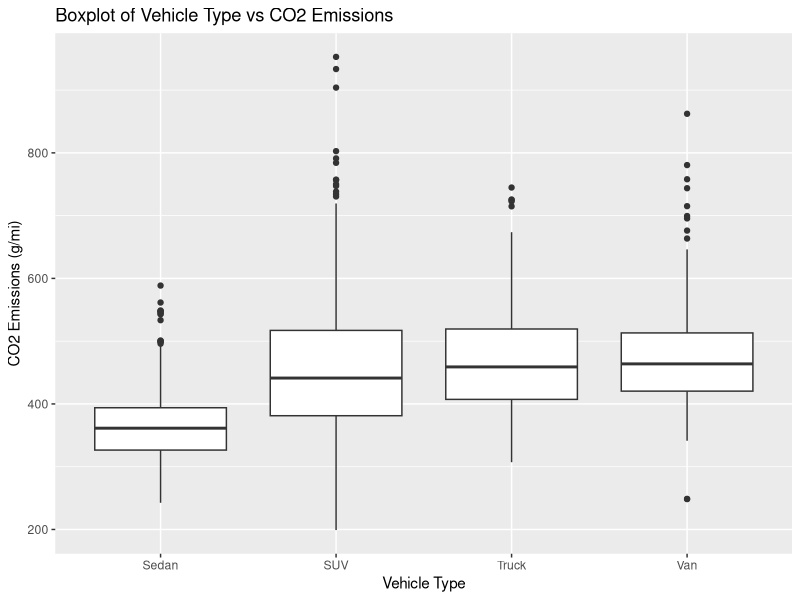
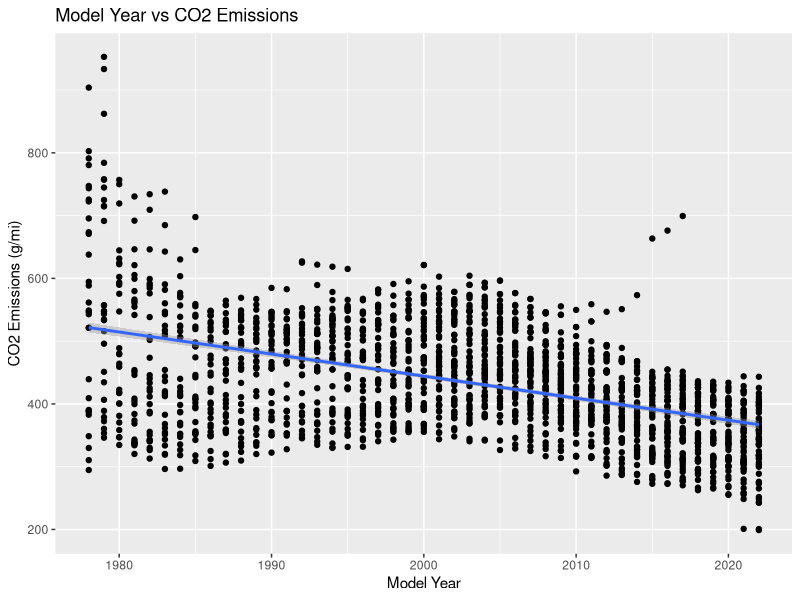
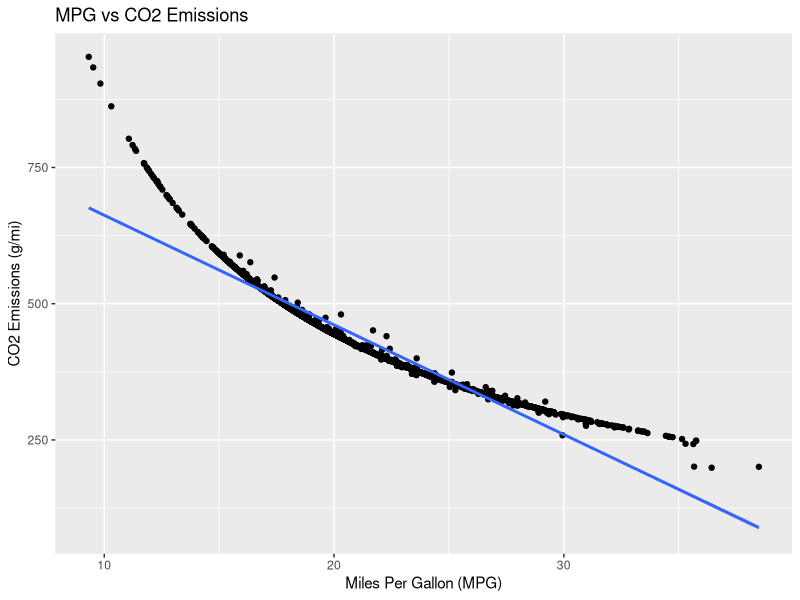
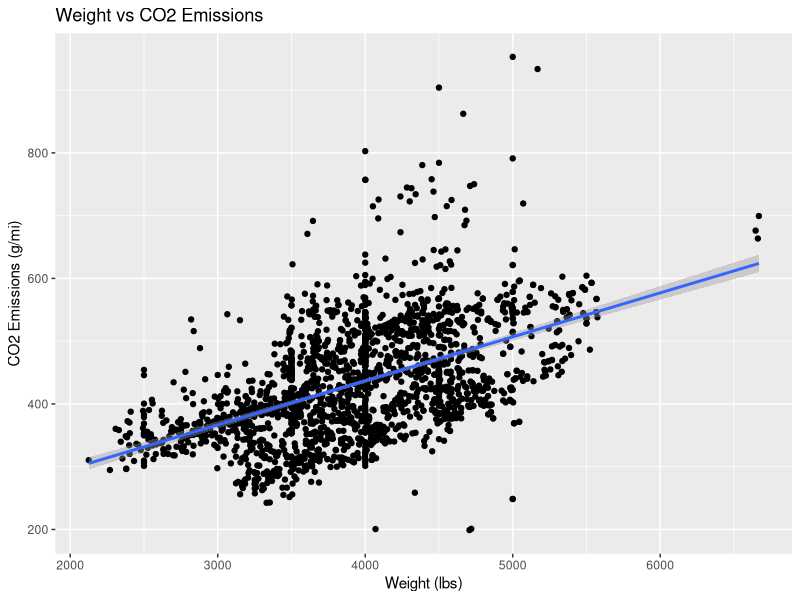
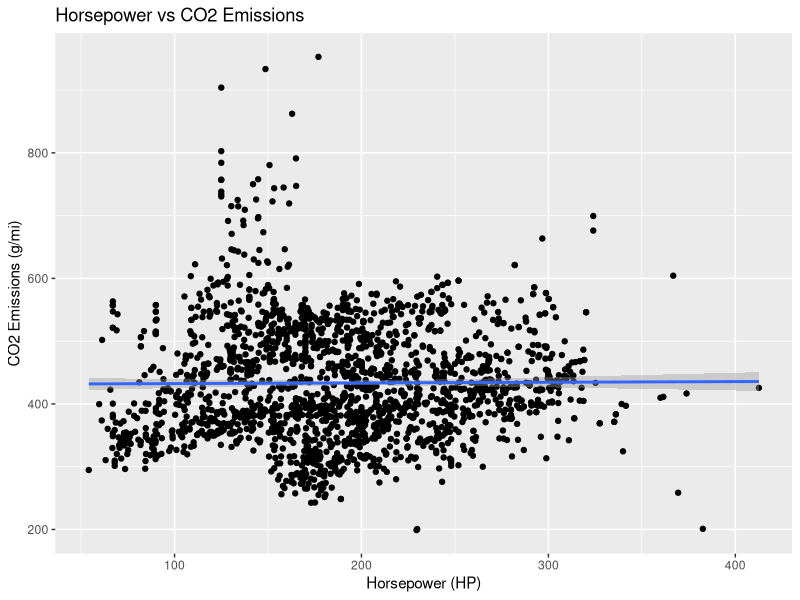
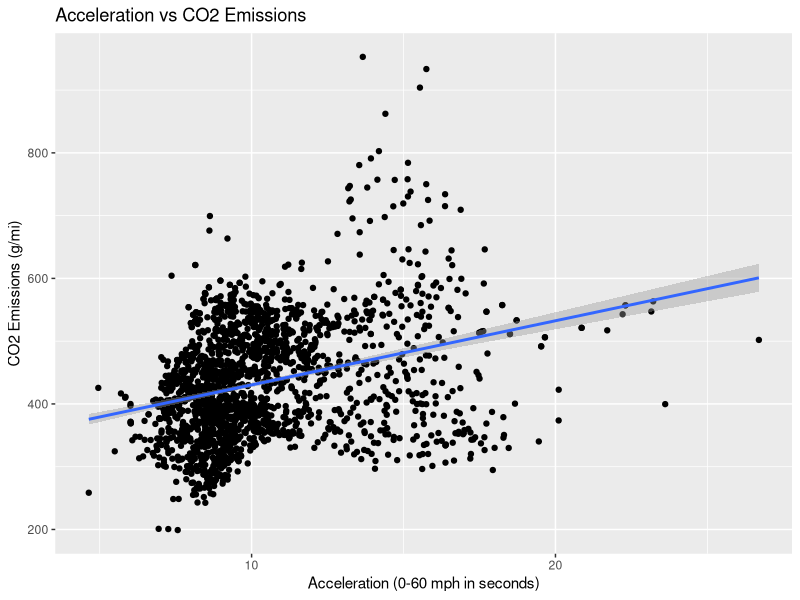
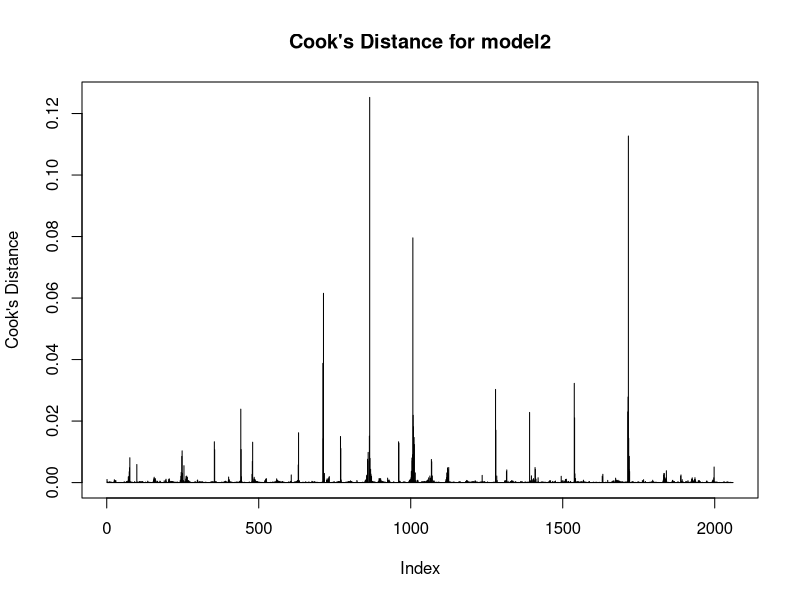

Write R code to recreate these figures, in order.
## ---- chunk 1
knitr::opts_chunk$set(echo = TRUE)
## ---- chunk 2
# load in libraries for the rest of assignment
library(ggplot2)
library(car)
library(dplyr)

# reading the dataset
data <- read.csv("vehicle_CO2_emis.csv")
head(data,3)
## ---- chunk 3
# Calculate each of the corr. coefficients
new_correlation = "test"
#define the scope of new cor
correlations <- cor(data[,c("Model.Year", "MPG", "Weight", "Horsepower", "Acceleration", "CO2")])
#check for CO2
cor_CO2 <- correlations[,"CO2"]
cor_co2_test = 0
#define order
cor_CO2 <- cor_CO2[order(abs(cor_CO2), decreasing = TRUE)]
check_order_co2 = cor_co2_test+1
#return
cor_CO2

# Output the top 3 strongest
top_3_cors <- cor_CO2[2:4]
#return
top_3_cors

## ---- chunk 4
# Create a boxplot for data
ggplot(data,aes(x = Type,y = CO2))+geom_boxplot()+ labs(title = "Boxplot of Vehicle Type vs CO2 Emissions",x = "Vehicle Type",y = "CO2 Emissions (g/mi)")

## ---- chunk 5
# Scatterplot of Model.Year vs CO2
ggplot(data,aes(x= Model.Year,y= CO2)) +geom_point() +geom_smooth(method = "lm") +labs(title = "Model Year vs CO2 Emissions",x = "Model Year",y = "CO2 Emissions (g/mi)")

# Scatterplot for MPG vs CO2
ggplot(data,aes(x= MPG, y= CO2)) +geom_point() +geom_smooth(method ="lm") +labs(title = "MPG vs CO2 Emissions",x ="Miles Per Gallon (MPG)",y ="CO2 Emissions (g/mi)")

# Scatterplot for Weight vs CO2
ggplot(data,aes(x = Weight, y = CO2)) +geom_point() +geom_smooth(method = "lm") +labs(title = "Weight vs CO2 Emissions",x = "Weight (lbs)",y = "CO2 Emissions (g/mi)")

# Scatterplot for Horsepower vs CO2
ggplot(data,aes(x =Horsepower,y =CO2))+geom_point() +geom_smooth(method = "lm") +labs(title ="Horsepower vs CO2 Emissions",x ="Horsepower (HP)",y ="CO2 Emissions (g/mi)")

# Scatterplot for Acceleration vs CO2
ggplot(data,aes(x = Acceleration,y = CO2)) +geom_point() +geom_smooth(method ="lm") +labs(title = "Acceleration vs CO2 Emissions",x ="Acceleration (0-60 mph in seconds)",y ="CO2 Emissions (g/mi)")

## ---- chunk 6
# Fit model1 using Co2 as respons
model1 <- lm(CO2 ~ MPG +Weight +Horsepower,data =data)
check_model1 = "test"
summary(model1)

## ---- chunk 7
# ANOVA F test and determination
anova_test <- aov(CO2 ~ Type,data=data)
check_anova_test = "test"
summary(anova_test)

## ---- chunk 8
# Fit model2
model2 <- lm(CO2 ~ Model.Year+Type+MPG+Weight +Horsepower+ Acceleration,data= data)
check_model2 = 0
summary(model2)

## ---- chunk 9
#conduct anova between tests
# Partial F-test
anova(model1,model2)
## ---- chunk 10
# R-squared and adjusted R-squared comparison
#start by finding rsquared
r_squared <-summary(model1)$r.squared
s_squared_check = "test_o"
#now get adjusted
adj_r_squared <- summary(model1)$adj.r.squared
#adjusted r squared
r_squared_2 <- summary(model2)$r.squared
r_squared_2_test = "test_1"

adj_r_squared_2 <- summary(model2)$adj.r.squared
#define comparison and return
comparison <- data.frame(Model=c("Model 1", "Model 2"),R_Squared=c(r_squared, r_squared_2),Adj_R_Squared=c(adj_r_squared, adj_r_squared_2))

comparison

## ---- chunk 11
# Cook's plot
cook_dist <-cooks.distance(model2)
#now define the plot
plot_dev = 0
#type and distance
plot(cook_dist,type ="h", main ="Cook's Distance for model2",ylab ="Cook's Distance")
#abline with h at 1
abline(h = 1,col ="red")
check_abline = "test_abline"
outliers <-which(cook_dist >1)
#return outliers
outliers

## ---- chunk 12
# VIF calc
check_vif = 0
vif_values <-vif(model2)
#now return the vif vals
vif_values
#define the threshold
threshold <- max(10, 1 / (1 - r_squared_2))
check_new_thresh = "test"
#now define the vif vals
vif_values[vif_values > threshold]

## ---- chunk 13
# Predict CO2 emissions
new_vehicle <-data.frame(Model.Year =2020,Type ="Sedan",MPG =32, Weight=3400,Horsepower=203,Acceleration =8)
new_vehicle_test = 0
#def each model
predict_model1 <-predict(model1,newdata =new_vehicle)
#second model
predict_model2 <-predict(model2,newdata =new_vehicle)
#return
predict_model1
predict_model2

